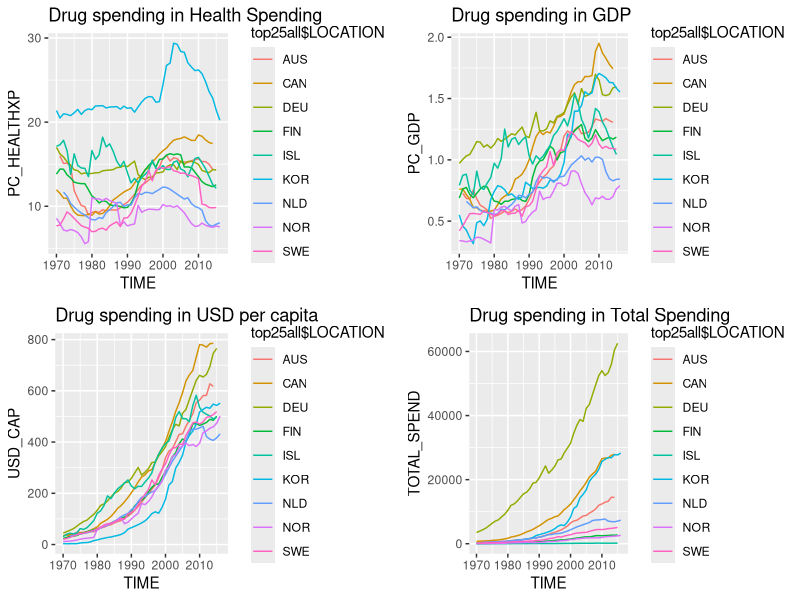

The R source for this figure:
setwd('E:/Statistics 1/assignment 2')
library(tidyverse)
library(gridExtra)
Drugs <- read.delim("Drugs.txt", sep=",")

#1

Drugs <- Drugs[-6]

#2

length(unique(Drugs$LOCATION))
(sorted <- sort(table(Drugs$LOCATION)))


#3


(top25 <- subset(sorted, sorted > quantile(sorted,probs=0.75)))


#4

top25all <- subset(Drugs,  Drugs$LOCATION %in% names(top25))
p1 <- ggplot(top25all, aes(TIME, PC_HEALTHXP, col=top25all$LOCATION, legend="col"))+geom_line()+ggtitle("Drug spending in Health Spending")+xlim(min(top25all$TIME), max(top25all$TIME))
p2 <- ggplot(top25all, aes(TIME, PC_GDP, col=top25all$LOCATION, legend="col"))+geom_line()+ggtitle("Drug spending in GDP")+xlim(min(top25all$TIME), max(top25all$TIME))
p3 <- ggplot(top25all, aes(TIME, USD_CAP, col=top25all$LOCATION, legend="col"))+geom_line()+ggtitle("Drug spending in USD per capita")+xlim(min(top25all$TIME), max(top25all$TIME))
p4 <- ggplot(top25all, aes(TIME, TOTAL_SPEND, col=top25all$LOCATION, legend="col"))+geom_line()+ggtitle("Drug spending in Total Spending")+xlim(min(top25all$TIME), max(top25all$TIME))
grid.arrange(p1,p2,p3,p4, ncol=2)


#5

subset(Drugs, Drugs$TIME == max(Drugs$TIME[Drugs$LOCATION=="GRC"]) & Drugs$LOCATION == "GRC")
df5 <- Drugs[which(Drugs$LOCATION=="GRC"),]
sum(dbinom(4:5,5,(sum(diff(df5$PC_HEALTHXP)>0)/(nrow(df5)-1))))
(reqlist <- list("Data"= df5, 
                "Years"=range(df5$TIME),
                "Data.points"=nrow(df5), 
                "YearlyProbs"=c("PC_HEALTHXP"= length(which(diff(df5$PC_HEALTHXP)>0))/(nrow(df5)-1),
                                "PC_GDP"=length(which(diff(df5$PC_GDP)>0))/(nrow(df5)-1),
                                "USD_CAP"=length(which(diff(df5$USD_CAP)>0))/(nrow(df5)-1),
                                "TOTAL_SPEND"=length(which(diff(df5$TOTAL_SPEND)>0))/(nrow(df5)-1)),
                "FiveYeProbs"=c("PC_HEALTHXP"= sum(dbinom(4:5,5,(sum(diff(df5$PC_HEALTHXP)>0)/(nrow(df5)-1)))),
                                "PC_GDP"=sum(dbinom(4:5,5,(sum(diff(df5$PC_GDP)>0)/(nrow(df5)-1)))),
                                "USD_CAP"=sum(dbinom(4:5,5,(sum(diff(df5$USD_CAP)>0)/(nrow(df5)-1)))),
                               "TOTAL_SPEND"=sum(dbinom(4:5,5,(sum(diff(df5$TOTAL_SPEND)>0)/(nrow(df5)-1)))))
               )
)



#6


func6 <- function(DATA, j=USD_CAP, nofY=5){
  j <- deparse(substitute(j))
  METRIC <- DATA[[j]]
  minYear <- min(DATA$TIME)
  maxYear <- max(DATA$TIME)
  est <- sum(dbinom((nofY-1):nofY,nofY,(sum(diff(METRIC)>0)/(nrow(DATA)-1))))
  if (nrow(DATA)>=10) {
    result <- message(paste("Based on ",(nrow(DATA)), " datapoints from years ", minYear, "to ", maxYear, ", the probability that ", unique(DATA$LOCATION), " will increase its drug expenditure, in terms of ", j,", in at least ", (nofY-1), " years in the period ", (maxYear+1), " to", (maxYear+1+nofY), " is ", est))
    return(result)}
  else{
    return(message(paste("Unable to calculate probability (n< 10)")))
  }
}
